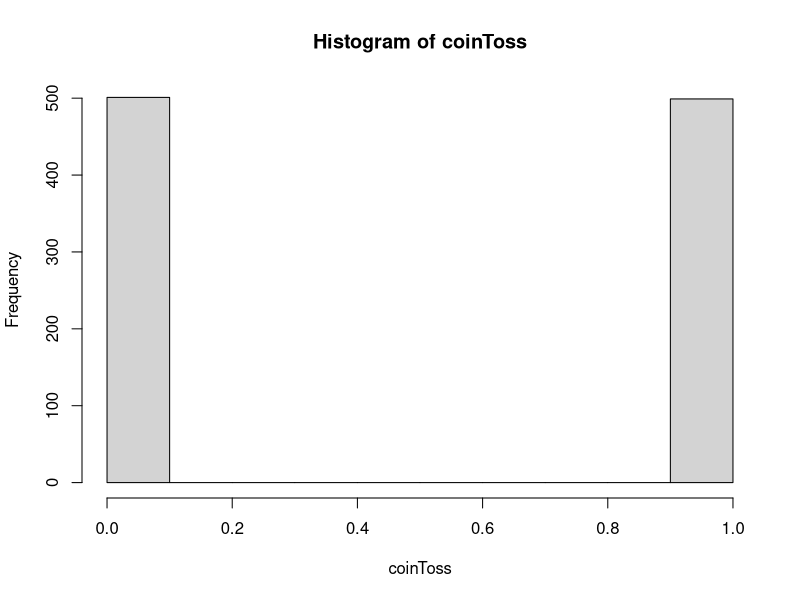
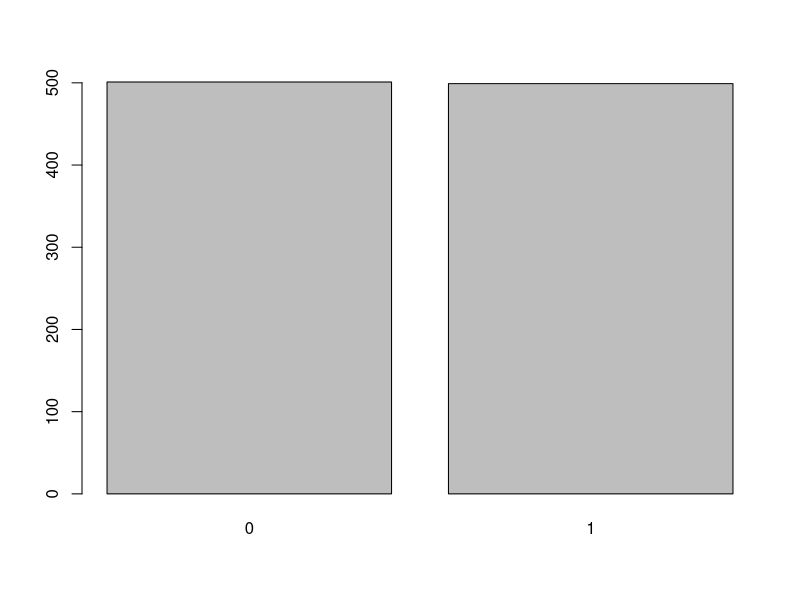

Write the R code that produced these figures, in order.
#Coin Toss
#flip a coin:
rbinom(n=1,size=1,prob=.5)
#n = number of observations (aka number of coin tosses in one experiment)
#size = 1 (number of trials- we are only running this experiment once)
#prob = .5 (equal probability of rolling a 0 or 1)
?rbinom
#flip a coin 10 times:
rbinom(10,1,.5)
rbinom(10,1,.5)
#each time you run this you will get different results

#save this as a vector
coinToss<-rbinom(10,1,.5)
coinToss
table(coinToss)
#this gives you the number of 0s and the number of 1s

#roll more times
coinToss<-rbinom(100,1,.5)
table(coinToss)

#even more times
coinToss<-rbinom(1000,1,.5)
table(coinToss)

#plot number of 0s and 1s
hist(coinToss)
#or:
barplot(table(coinToss))

#probability of rolling 10 heads (or tails) in a row in 10 rolls
dbinom(10,10,.5)
#0.000977 = approximately .1%

#check this using the probability equation
(.5)^10

#probability of rolling 100 heads (or tails) in 100 rolls
dbinom(100,100,.5)
(.5)^100


#probability of rolling 5 heads in 10 rolls
#can't do (.5)^5 because 5 heads could be in any order

#use the binomial distribution
dbinom(5,10,.5)
